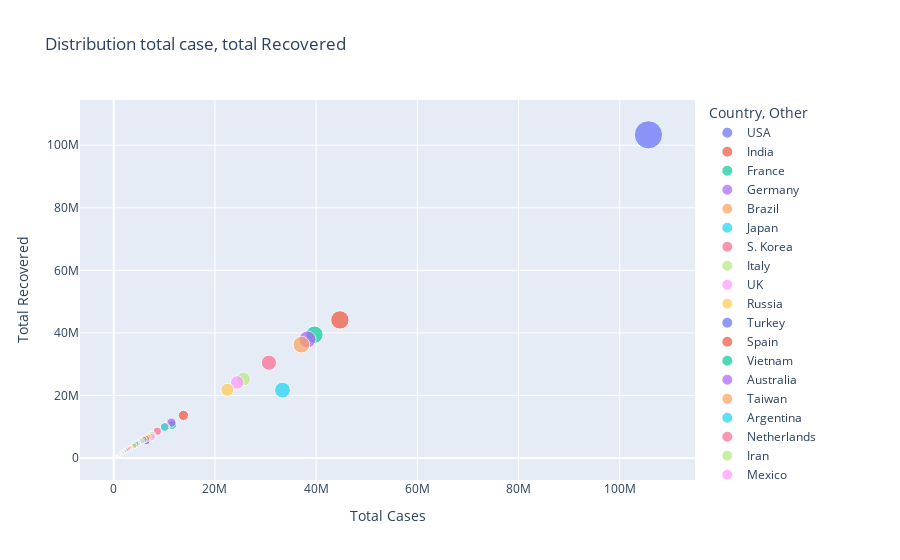

Notebook cell for this chart:
### Markdown cell above
`Comment`:
-   The country with the most total cases and total Deaths is the US and far ahead of the rest of the countries on the chart
-   USA is the first country with total deaths over 1 million people

### Code cell
fig=px.scatter(df,x='Total Cases',y='Total Recovered', size='Total Cases',color='Country, Other',title=' Distribution total case, total Recovered ')
fig.show()
